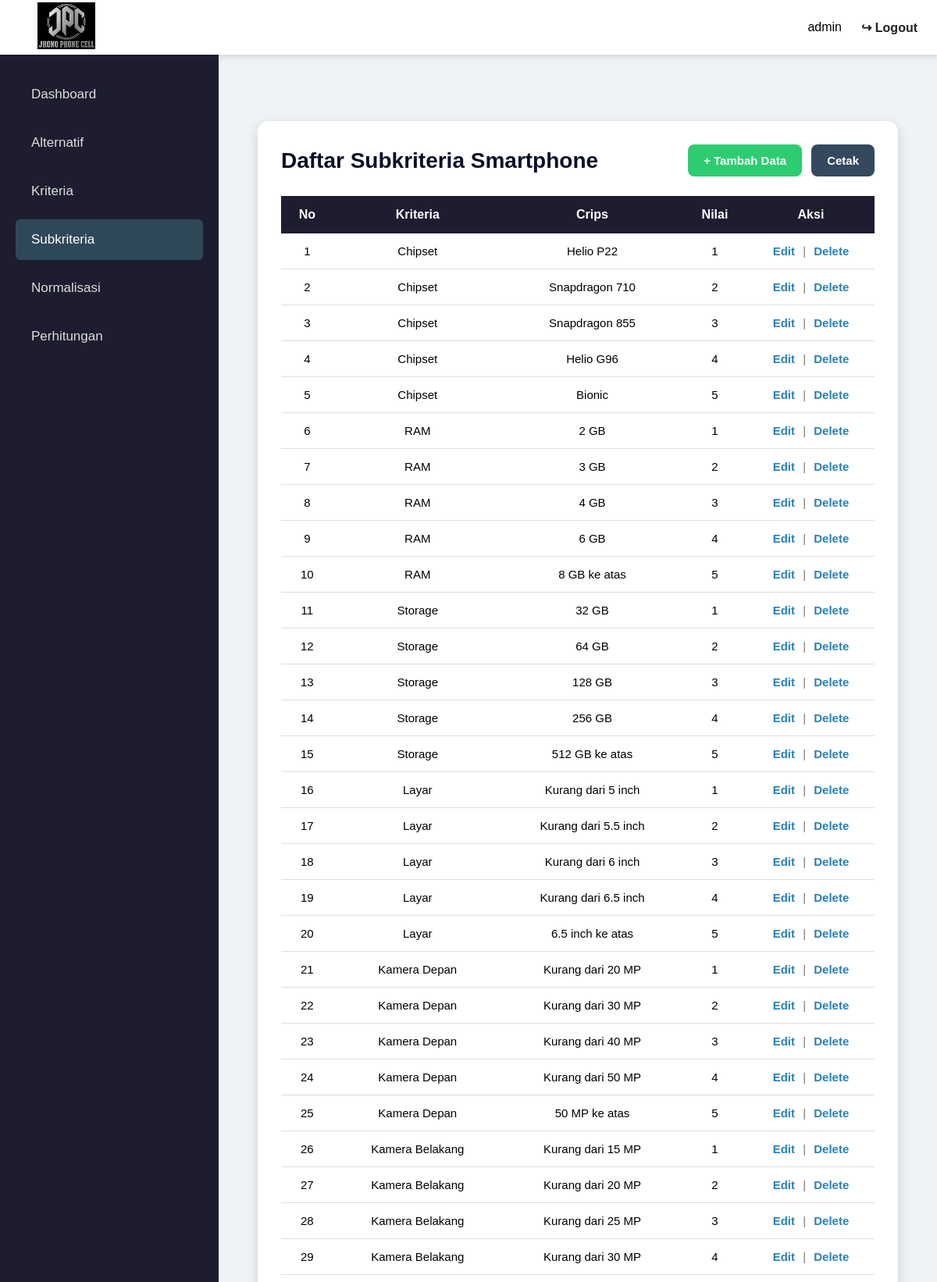
/subkriteria.php (signed in, upper part), run on the app's committed database.
### tables this page shows
CREATE TABLE `subkriteria` (
  `id_subkriteria` int(11) NOT NULL,
  `kriteria` varchar(100) DEFAULT NULL,
  `crips` varchar(100) DEFAULT NULL,
  `nilai` int(11) DEFAULT NULL
);

### subkriteria.php (the view, shortened to what this page needs)
<?php
include "koneksi.php";
$conn = new mysqli($host, $user, $pass, $db);
$result = $conn->query("SELECT * FROM subkriteria ORDER BY id_subkriteria ASC");
?>
<!DOCTYPE html>
<html lang="id">
<head>
    <link rel="stylesheet" href="dashboard.css">
</head>
<body>
<div class="topbar">
    <div class="logo">
        <img src="logo1.jpeg" alt="Logo">
    </div>
    <div class="user-info">
        <span><?php echo $_SESSION['username']; ?></span>
        <a href="logout.php">↪ Logout</a>
    </div>
</div>
<div class="container">
    <div class="sidebar">
        <a href="index.php">Dashboard</a>
        <a href="alternatif.php">Alternatif</a>
        <a href="kriteria.php">Kriteria</a>
        <a class="active" href="subkriteria.php">Subkriteria</a>
        <a href="normalisasi.php">Normalisasi</a>
        <a href="perhitungan.php">Perhitungan</a>
    </div>
    <div class="content">
        <div class="table-box">
            <div class="table-header">
                <h2>Daftar Subkriteria Smartphone</h2>
                <div class="table-action">
                    <a href="subkriteria_tambah.php" class="btn-add">+ Tambah Data</a>
                    <a href="cetak_subkriteria.php" target="_blank" class="btn-print">Cetak</a>
                </div>
            </div>
            <table>
                <thead>
                    <tr>
                        <th>No</th>
                        <th>Kriteria</th>
                        <th>Crips</th>
                        <th>Nilai</th>
                        <th>Aksi</th>
                    </tr>
                </thead>
                <tbody>
                    <?php
                    $no = 1;
                    if ($result && $result->num_rows > 0) {
                        while ($row = $result->fetch_assoc()) {
                    ?>
                    <tr>
                        <td><?php echo $no++; ?></td>
                        <td><?php echo $row['kriteria']; ?></td>
                        <td><?php echo $row['crips']; ?></td>
                        <td><?php echo $row['nilai']; ?></td>
                        <td>
                            <a href="subkriteria_edit.php?id=<?php echo $row['id_subkriteria']; ?>" class="action-edit">Edit</a>
                            <span class="action-separator">|</span>
                            <a href="subkriteria_hapus.php?id=<?php echo $row['id_subkriteria']; ?>"
                               class="action-delete"
                               onclick="return confirm('Yakin ingin menghapus data ini?')">
                                Delete
                            </a>
                        </td>
                    </tr>
                    <?php
                        }
                    } else {
                    ?>
                    <tr>
                        <td colspan="5">Data subkriteria belum tersedia.</td>
                    </tr>
                    <?php } ?>
                </tbody>
            </table>
        </div>
    </div>
</div>
</body>
</html>

### dashboard.css (style rules this page uses)
* { margin: 0; padding: 0; box-sizing: border-box; font-family: Arial, sans-serif; }
body { background: #eef3f5; }
.topbar { width: 100%; height: 70px; background: white; display: flex; align-items: center; justify-content: space-between; padding: 0 25px; box-shadow: 0 2px 8px rgba(0,0,0,0.15); }
.logo img { width: 120px; height: 60px; object-fit: contain; }
.user-info { display: flex; gap: 25px; align-items: center; font-size: 16px; }
.user-info a { color: #222; text-decoration: none; font-weight: bold; }
.container { display: flex; }
.sidebar { width: 280px; min-height: calc(100vh - 70px); background: #1d1d2f; padding: 25px 20px; flex-shrink: 0; }
.sidebar a { display: block; color: #ddd; text-decoration: none; padding: 16px 20px; margin-bottom: 10px; border-radius: 6px; font-size: 17px; }
.sidebar a:hover, .sidebar a.active { background: #2f4858; color: white; }
.content { width: calc(100% - 280px); padding: 50px; text-align: center; }
.table-box { background: white; margin-top: 35px; padding: 30px; border-radius: 14px; box-shadow: 0 5px 15px rgba(0,0,0,0.15); text-align: left; }
.table-header { display: flex; justify-content: space-between; align-items: center; margin-bottom: 25px; }
.table-header h2 { font-size: 28px; color: #0b1028; }
.table-action { display: flex; gap: 12px; }
.btn-add, .btn-print { display: inline-block; color: white; padding: 12px 20px; border-radius: 8px; text-decoration: none; font-weight: bold; border: none; cursor: pointer; font-size: 15px; }
.btn-add { background: #2ecc71; }
.btn-print { background: #34495e; }
table { width: 100%; border-collapse: collapse; margin-top: 10px; }
table th { background: #1d1d2f; color: white; padding: 15px; text-align: center; font-size: 16px; }
table td { padding: 14px; border-bottom: 1px solid #ddd; text-align: center; font-size: 15px; }
.action-edit { color: #2980b9; text-decoration: none; font-weight: bold; }
.action-separator { color: #777; margin: 0 6px; }
.action-delete { color: #2980b9; text-decoration: none; font-weight: bold; }

### data on the page
subkriteria: kriteria "Chipset", crips "Helio P22", nilai "1"
subkriteria: kriteria "Chipset", crips "Snapdragon 710", nilai "2"
subkriteria: kriteria "Chipset", crips "Snapdragon 855", nilai "3"
subkriteria: kriteria "Chipset", crips "Helio G96", nilai "4"
subkriteria: kriteria "Chipset", crips "Bionic", nilai "5"
subkriteria: kriteria "RAM", crips "2 GB", nilai "1"
subkriteria: kriteria "RAM", crips "3 GB", nilai "2"
subkriteria: kriteria "RAM", crips "4 GB", nilai "3"
subkriteria: kriteria "RAM", crips "6 GB", nilai "4"
subkriteria: kriteria "RAM", crips "8 GB ke atas", nilai "5"
subkriteria: kriteria "Storage", crips "32 GB", nilai "1"
subkriteria: kriteria "Storage", crips "64 GB", nilai "2"
subkriteria: kriteria "Storage", crips "128 GB", nilai "3"
subkriteria: kriteria "Storage", crips "256 GB", nilai "4"
subkriteria: kriteria "Storage", crips "512 GB ke atas", nilai "5"
subkriteria: kriteria "Layar", crips "Kurang dari 5 inch", nilai "1"
subkriteria: kriteria "Layar", crips "Kurang dari 5.5 inch", nilai "2"
subkriteria: kriteria "Layar", crips "Kurang dari 6 inch", nilai "3"
subkriteria: kriteria "Layar", crips "Kurang dari 6.5 inch", nilai "4"
subkriteria: kriteria "Layar", crips "6.5 inch ke atas", nilai "5"
subkriteria: kriteria "Kamera Depan", crips "Kurang dari 20 MP", nilai "1"
subkriteria: kriteria "Kamera Depan", crips "Kurang dari 30 MP", nilai "2"
subkriteria: kriteria "Kamera Depan", crips "Kurang dari 40 MP", nilai "3"
subkriteria: kriteria "Kamera Depan", crips "Kurang dari 50 MP", nilai "4"
subkriteria: kriteria "Kamera Depan", crips "50 MP ke atas", nilai "5"
subkriteria: kriteria "Kamera Belakang", crips "Kurang dari 15 MP", nilai "1"
subkriteria: kriteria "Kamera Belakang", crips "Kurang dari 20 MP", nilai "2"
subkriteria: kriteria "Kamera Belakang", crips "Kurang dari 25 MP", nilai "3"
subkriteria: kriteria "Kamera Belakang", crips "Kurang dari 30 MP", nilai "4"

### other printed values
$_SESSION['username'] "admin"
